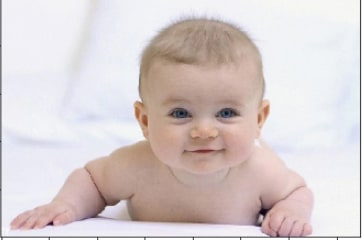
#> input picture kuang/test/baby.jpg, 362 x 240 px
$ python face_detect.py test/baby.jpg out.png   (older library calls are emulated)
#> lines starting #> are read from the running program, lines starting #| are printed output that depends on the picture; after the words box and inside, x2 and y2 are one past the last pixel; in counts of white or black regions, pixels touching at a corner belong together
import sys
import cv2

imgPath = sys.argv[1]
outputPath = sys.argv[2]

# Create haar cascade
face_cascade = cv2.CascadeClassifier('haarcascade_frontalface_default.xml')
eye_cascade = cv2.CascadeClassifier('haarcascade_eye.xml')
# Read Image
image = cv2.imread(imgPath)
#> image is the input picture: shape (240, 362, 3); mean B, G, R 206, 206, 216.7
# Convert the image to gray scale
gray = cv2.cvtColor(image, cv2.COLOR_BGR2GRAY)
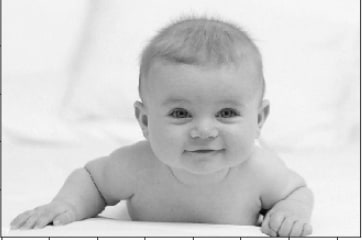
#> gray: shape (240, 362); min 4, max 255, mean 209.2
# Detect face
faces = face_cascade.detectMultiScale(
    gray,                           # gray Image
    scaleFactor = 1.015,            # to compensate big/small face
    minNeighbors = 5,               # objects detected near the current one
    # minSize = (30, 30)            # size of each window of a image
    # flags = cv2.cv.CV_HAAR_SCALE_IMAGE
)
#> faces = [[149, 69, 109, 109]]

print("Found {0} faces!".format(len(faces)))
#| Found 1 faces!

if len(faces) > 0:
    # Draw a rectangle around the faces
    for (x, y, w, h) in faces:
        cv2.rectangle(image, (x, y), (x+w, y+h), (0, 255, 0), 2)
        roi_gray = gray[y:y+h, x:x+w]
        roi_color = image[y:y+h, x:x+w]
        eyes = eye_cascade.detectMultiScale(roi_gray) # detect eye in the face
        for (ex, ey, ew, eh) in eyes:
            cv2.rectangle(roi_color,(ex, ey),(ex+ew, ey+eh), (0, 255, 0), 2)
#> this loop made 1 pass
#> (x, y, w, h, eyes) on pass 1: (149, 69, 109, 109, [[64, 32, 25, 25], [13, 27, 34, 34]])
#> pass 1, `roi_gray = gray[y:y+h, x:x+w]`:
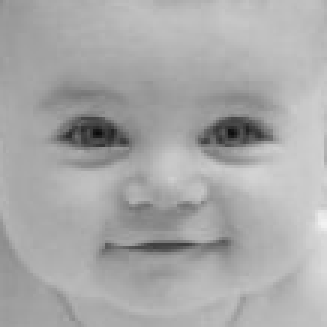
#> roi_gray: shape (109, 109) (shown 3 times larger); min 11, max 242, mean 168.8
#> pass 1, `roi_color = image[y:y+h, x:x+w]`:
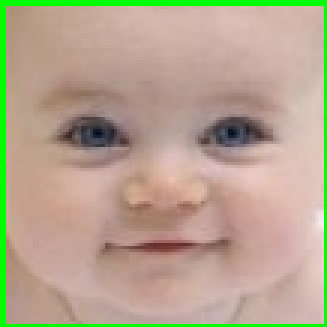
#> roi_color: shape (109, 109, 3) (shown 3 times larger); mean B, G, R 141.8, 165.8, 180.1
#> after the loop:
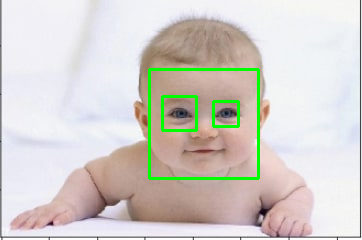
#> image: shape (240, 362, 3); 2.31% of pixels changed, all inside (x1, y1, x2, y2) = (148, 68, 260, 180)
#> after the loop:
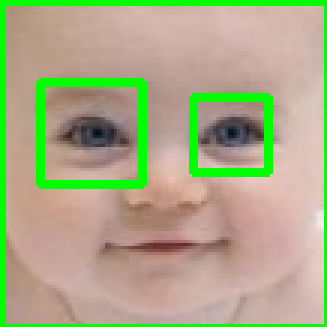
#> roi_color: shape (109, 109, 3) (shown 3 times larger); 5.89% of pixels changed, all inside (x1, y1, x2, y2) = (12, 26, 91, 63)

    # Show Image

    cv2.imshow("Faces found", image)
    cv2.waitKey(0)
    cv2.destroyAllWindows()

    # Save Image
